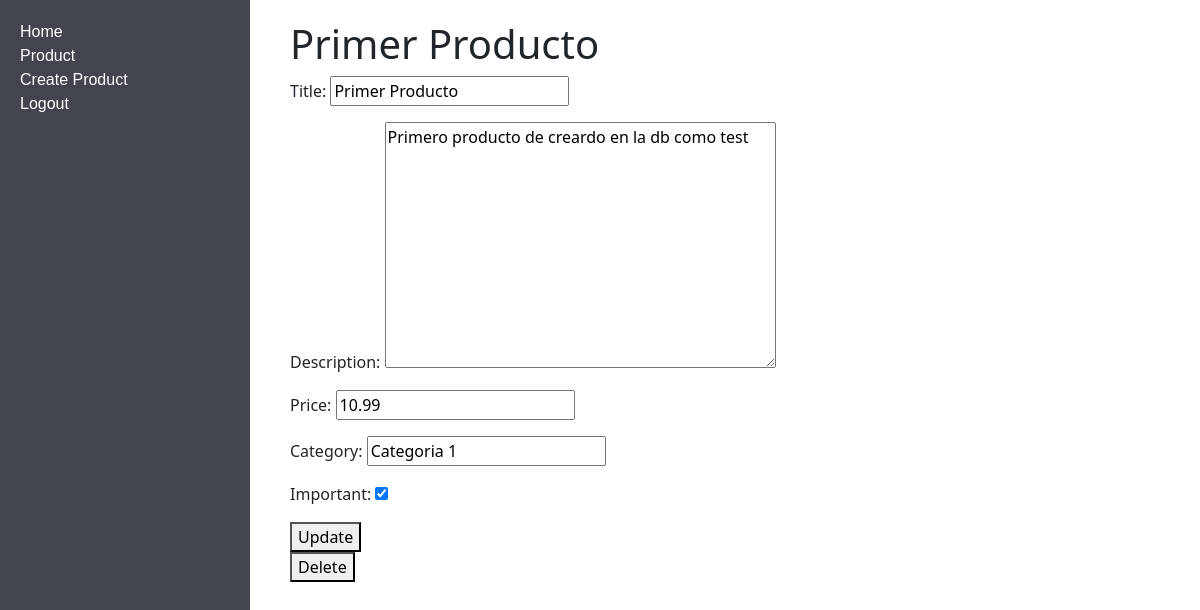
Before: /product/1/ (signed in) with the older database file.
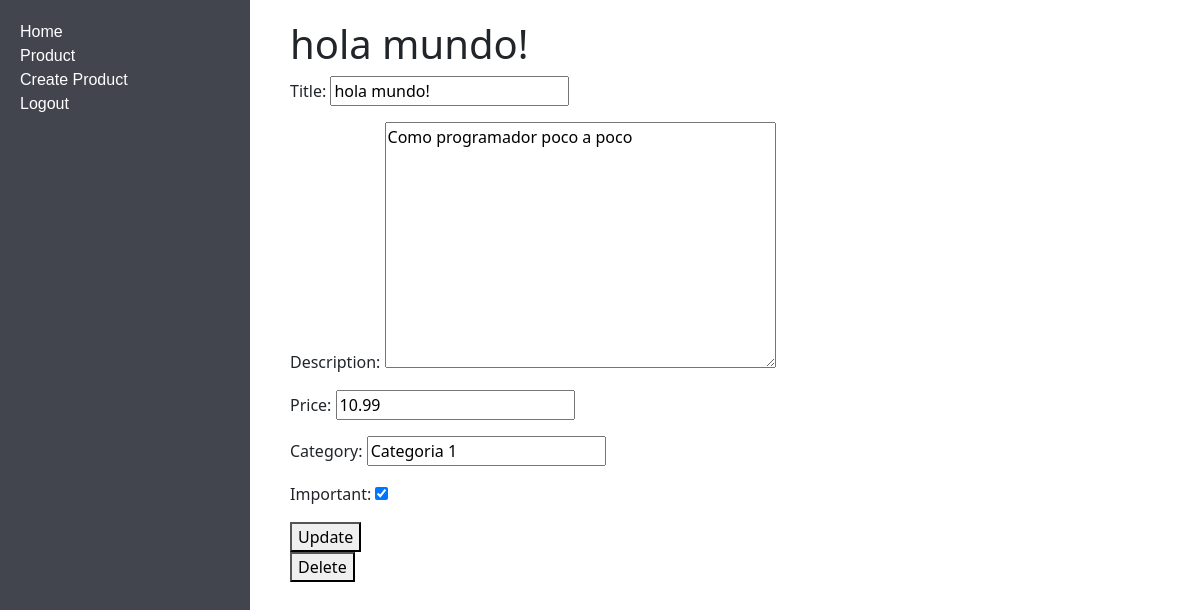
After: the same page with the newer database file.
### t_app_product/models.py (models this page shows, shortened)
class Product(models.Model):
    title = models.CharField(max_length=100)
    description = models.TextField(blank=True)
    price = models.DecimalField(max_digits=10, decimal_places=2)
    category = models.CharField(max_length=50)
    created = models.DateTimeField(auto_now_add=True)
    important = models.BooleanField(default=False)
    user = models.ForeignKey(User, on_delete=models.SET_DEFAULT, default=None)

### t_app_product/views.py (the view, shortened to what this page needs)
# urls.py: path('product/<int:product_id>/', views.product_detail, name='product_detail'),
@login_required
def product_detail(request, product_id):
    if request.method == 'GET':
        print(product_id)
        product = get_object_or_404(Product, pk=product_id)
        form = ProductForm(instance=product)
        return render(request, 'product_detail.html', {'product': product, 'form': form})

### t_app_product/forms.py
class ProductForm(ModelForm):
    class Meta:
        model = Product
        fields = ['title', 'description', 'price', 'category', 'important']

### t_app_product/templates/product_detail.html (shortened to what this page needs)
{% extends 'base.html' %}
{% block content %}
    <h1>{{product.title}}</h1>
    <form method="POST">
        {{form.as_p}}
        <button>
            Update
        </button>
    </form>
    <form action="{% url 'delete_product' product.id %}" method="POST">
        <button>
            Delete
        </button>
    </form>
    {% endblock %}

Changed rows visible on the page:
changed Product "Categoria 1": title "Primer Producto" → "hola mundo!"; description "Primero producto de creardo en la db como test" → "Como programador poco a poco"
